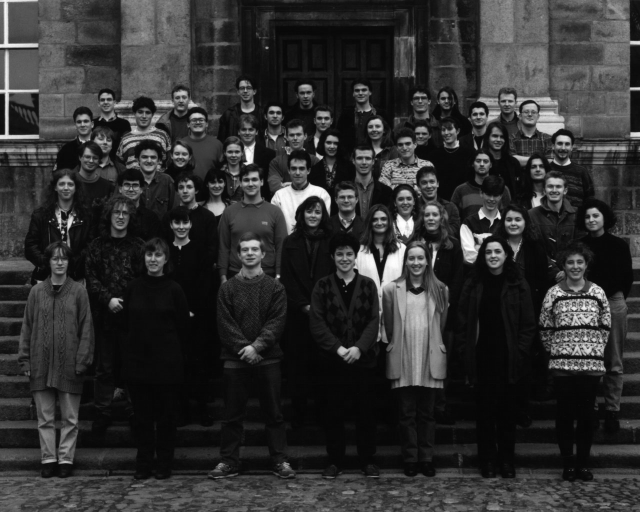
#> input picture images/class57.pgm, 1280 x 1024 px, found by its file name (shown at 1/2 size)
$ python show_faces.py
#> lines starting #> are read from the running program, lines starting #| are printed output that depends on the picture; after the words box and inside, x2 and y2 are one past the last pixel; in counts of white or black regions, pixels touching at a corner belong together
import cv2
import numpy as np

# read image
image = 'class57.pgm'
# image = 'chcolat.pgm'
# image = 'f4.pgm'

img = cv2.imread('../pgms/' + image)
#> img is the input picture: shape (1024, 1280, 3); min 0, max 254, mean 48.5

# convert to grayscale
gray = cv2.cvtColor(img,cv2.COLOR_BGR2GRAY)

# get a copy
result = img.copy()

# draw bounding boxes for faces
if image == 'class57.pgm':
   faces = [(984, 399, 37, 41), (750, 260, 37, 41), (241, 434, 39, 43)]
elif image == 'chcolat.pgm':
   faces = [(252, 124, 70, 78)]
elif image == 'f4.pgm':
   faces = [(144, 66, 46, 51)]

for face in faces:
    x,y,h,w = face
    cv2.rectangle(result, (x-w//2, y-h//2), (x+w//2, y+h//2), (0, 0, 255), 2)
    print("x,y,w,h:",x,y,w,h)
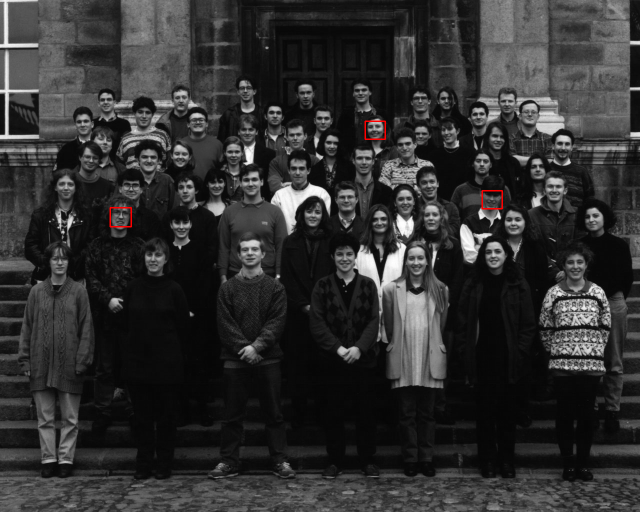
#> result: shape (1024, 1280, 3) (shown at 1/2 size); 0.11% of pixels changed, all inside (x1, y1, x2, y2) = (219, 241, 1006, 455)

# save resulting image
cv2.imwrite(image[:-4] + '_result.jpg', result)

# show result
cv2.imshow("bounding_box", result)
cv2.waitKey(0)
cv2.destroyAllWindows()
